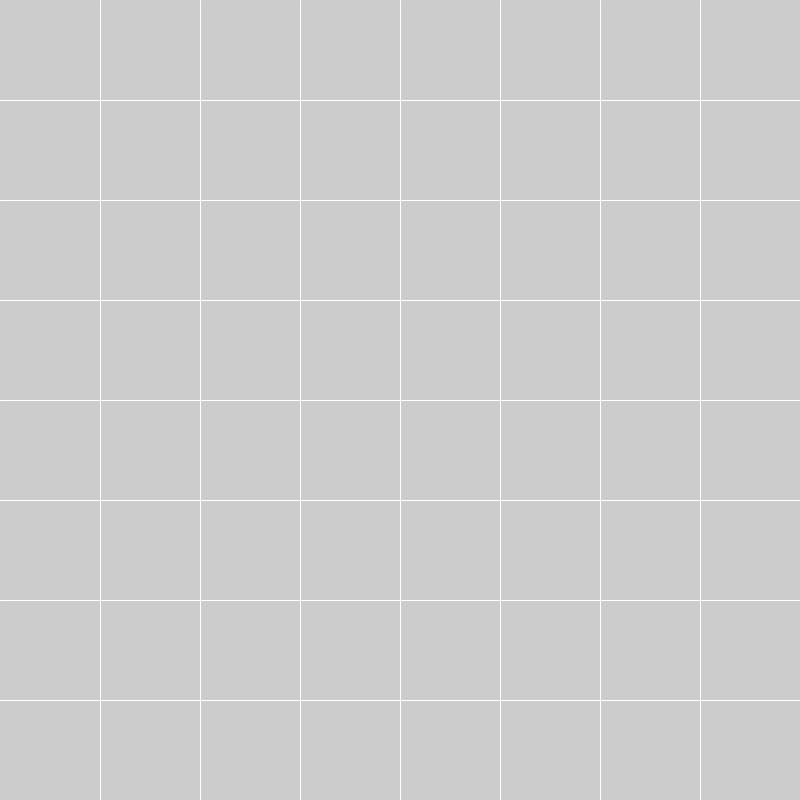
Frame 1 (no input)
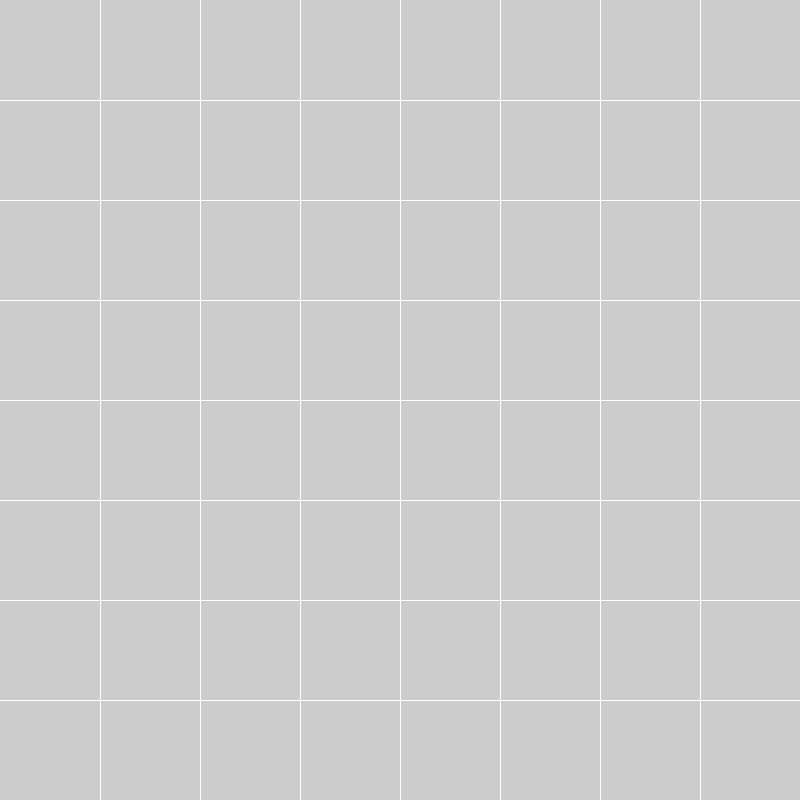
Frame 60 (the mouse pressed at the canvas centre just before this capture)
Frame 120 (the mouse held since frame 60 and released just before this capture): identical to frame 60, image omitted

The Processing sketch that drew these frames (run headless with seeded random() and noise(); from frame 60 on, the mouse is pressed at the canvas centre):

// Processing sketch: processing_16906
// ── processing_16906.pde

int position;
void setup () {
  size (800, 800);
}


void draw () {

  if (mouseX<100 && mouseX>0 && mouseY<100 && mouseY>0) {
    background (200);
  } 
  if (mouseX>100 && mouseX<200 && mouseY<100 && mouseY>0) {
    background (75, 0, 0);
  }
  if (mouseX>200 && mouseX<300 && mouseY<100 && mouseY>0) {
    background (6, 90, 3);
  }
  if (mouseX>300 && mouseX<400 && mouseY<100 && mouseY>0) {
    background (17,19,19);
  }
  if (mouseX>400 && mouseX<500 && mouseY<100 && mouseY>0) {
    background (134, 145, 237);
  }
  if (mouseX>500 && mouseX<600 && mouseY<100 && mouseY>0) {
    background (19, 23, 57);
  }
  if (mouseX>600 && mouseX<700 && mouseY<100 && mouseY>0) {
    background (162, 10, 193);
  }
  if (mouseX>700 && mouseX<800 && mouseY<100 && mouseY>0) {
    background (72, 31, 80);
  }




  if (mouseX<100 && mouseX>0 && mouseY>100 && mouseY<200) {
    background (70, 89, 7);
  } 
  if (mouseX>100 && mouseX<200 && mouseY>100 && mouseY<200) {
    background (75, 100, 97);
  }
  if (mouseX>200 && mouseX<300 && mouseY>100 && mouseY<200) {
    background (196, 90, 56);
  }
  if (mouseX>300 && mouseX<400 && mouseY>100 && mouseY<200) {
    background (179,70,8);
  }
  if (mouseX>400 && mouseX<500 && mouseY>100 && mouseY<200) {
    background (14, 121, 27);
  }
  if (mouseX>500 && mouseX<600 && mouseY>100 && mouseY<200) {
    background (199, 3, 57);
  }
  if (mouseX>600 && mouseX<700 && mouseY>100 && mouseY<200) {
    background (222, 199, 83);
  }
  if (mouseX>700 && mouseX<800 && mouseY>100 && mouseY<200) {
    background (272, 131, 9);
  }



  if (mouseX<100 && mouseX>0 && mouseY>200 && mouseY<300) {
    background (170, 189, 97);
  } 
  if (mouseX>100 && mouseX<200 && mouseY>200 && mouseY<300) {
    background (29, 190, 297);
  }
  if (mouseX>200 && mouseX<300 && mouseY>200 && mouseY<300) {
    background (60, 7, 121);
  }
  if (mouseX>300 && mouseX<400 && mouseY>200 && mouseY<300) {
    background (79,170,80);
  }
  if (mouseX>400 && mouseX<500 && mouseY>200 && mouseY<300) {
    background (214, 12, 7);
  }
  if (mouseX>500 && mouseX<600 && mouseY>200 && mouseY<300) {
    background (199, 3, 57);
  }
  if (mouseX>600 && mouseX<700 && mouseY>200 && mouseY<300) {
    background (22, 19, 3);
  }
  if (mouseX>700 && mouseX<800 && mouseY>200 && mouseY<300) {
    background (22, 211, 9);
  }





  if (mouseX<100 && mouseX>0 && mouseY>300 && mouseY<400) {
    background (17, 19, 190);
  } 
 if (mouseX>100 && mouseX<200 && mouseY>300 && mouseY<400) {
    background (144, 58, 206);
  }
  if (mouseX>200 && mouseX<300 && mouseY>300 && mouseY<400) {
    background (260, 117, 121);
  }
 if (mouseX>300 && mouseX<400 && mouseY>300 && mouseY<400) {
    background (79,10,80);
  }
   if (mouseX>400 && mouseX<500 && mouseY>300 && mouseY<400) {
    background (24, 2, 7);
  }
 if (mouseX>500 && mouseX<600 && mouseY>300 && mouseY<400) {
    background (86, 219, 140);
  }
  if (mouseX>600 && mouseX<700 && mouseY>300 && mouseY<400) {
    background (202, 237, 43);
  }
  if (mouseX>700 && mouseX<800 && mouseY>300 && mouseY<400) {
    background (227, 21, 62);
  }

  

  
  if (mouseX<100 && mouseX>0 && mouseY>400 && mouseY<500) {
    background (245, 129, 152);
  } 
 if (mouseX>100 && mouseX<200 && mouseY>400 && mouseY<500) {
    background (21, 16, 75);
  }
  if (mouseX>200 && mouseX<300 && mouseY>400 && mouseY<500) {
    background (237, 61, 2);
  }
 if (mouseX>300 && mouseX<400 && mouseY>400 && mouseY<500) {
    background (168,245,234);
  }
   if (mouseX>400 && mouseX<500 && mouseY>400 && mouseY<500) {
    background (245, 2, 39);
  }
 if (mouseX>500 && mouseX<600 && mouseY>400 && mouseY<500) {
    background (122, 77, 142);
  }
  if (mouseX>600 && mouseX<700 && mouseY>400 && mouseY<500) {
    background (12, 247, 49);
  }
  if (mouseX>700 && mouseX<800 && mouseY>400 && mouseY<500) {
    background (137, 21, 78);
  }



  if (mouseX<100 && mouseX>0 && mouseY>500 && mouseY<600) {
    background (167, 109, 135);
  } 
 if (mouseX>100 && mouseX<200 && mouseY>500 && mouseY<600) {
    background (38, 148, 113);
  }
  if (mouseX>200 && mouseX<300 && mouseY>500 && mouseY<600) {
    background (149, 229, 125);
  }
 if (mouseX>300 && mouseX<400 && mouseY>500 && mouseY<600) {
    background (211 ,152 ,79);
  }
   if (mouseX>400 && mouseX<500 && mouseY>500 && mouseY<600) {
    background (171, 174, 203);
  }
 if (mouseX>500 && mouseX<600 && mouseY>500 && mouseY<600) {
    background (255, 0, 30);
  }
  if (mouseX>600 && mouseX<700 && mouseY>500 && mouseY<600) {
    background (20, 0, 255);
  }
  if (mouseX>700 && mouseX<800 && mouseY>500 && mouseY<600) {
    background (255, 9, 0);
  }
  
  
  
 
  if (mouseX<100 && mouseX>0 && mouseY>600 && mouseY<700) {
    background (93, 9, 5);
  } 
 if (mouseX>100 && mouseX<200 && mouseY>600 && mouseY<700) {
    background (81, 126, 170);
  }
  if (mouseX>200 && mouseX<300 && mouseY>600 && mouseY<700) {
    background (101, 73, 118);
  }
 if (mouseX>300 && mouseX<400 && mouseY>600 && mouseY<700) {
    background (111 ,142 ,11);
  }
   if (mouseX>400 && mouseX<500 && mouseY>600 && mouseY<700) {
    background (82, 174, 132);
  }
 if (mouseX>500 && mouseX<600 && mouseY>600 && mouseY<700) {
    background (215, 172, 213);
  }
  if (mouseX>600 && mouseX<700 && mouseY>600 && mouseY<700) {
    background (29, 0, 5);
  }
  if (mouseX>700 && mouseX<800 && mouseY>600 && mouseY<700) {
    background (67, 16, 43);
  }




 if (mouseX<100 && mouseX>0 && mouseY>700 && mouseY<800) {
    background (0);
  } 
 if (mouseX>100 && mouseX<200 && mouseY>700 && mouseY<800) {
    background (255, 152, 207);
  }
  if (mouseX>200 && mouseX<300 && mouseY>700 && mouseY<800) {
    background (194, 199, 250);
  }
 if (mouseX>300 && mouseX<400 && mouseY>700 && mouseY<800) {
    background (25 ,132 ,67);
  }
   if (mouseX>400 && mouseX<500 && mouseY>700 && mouseY<800) {
    background (228, 234, 45);
  }
 if (mouseX>500 && mouseX<600 && mouseY>700 && mouseY<800) {
    background (37, 134, 137);
  }
  if (mouseX>600 && mouseX<700 && mouseY>700 && mouseY<800) {
    background (65, 21, 211);
  }
  if (mouseX>700 && mouseX<800 && mouseY>700 && mouseY<800) {
    background (215, 211,224);
  }


  stroke (255);
  position=100;
  while (position<800) {
    line (position, 0, position, 800);
    position=position+100;
  }

  position=100;
  while(position<800) {
    line (0, position, 800, position);
    position=position+100;
  }
}
